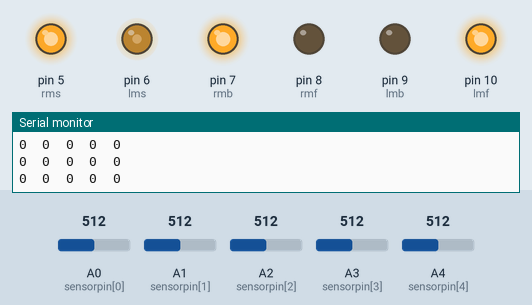
The program below on a simulated Arduino Uno, built with avr-gcc and run on an emulated ATmega328P. On the bench: output pins drawn as LEDs (lit = HIGH), the last lines printed to the serial monitor. The inputs (shaded band) are chosen by the test bench; at power-on: A0 (sensorpin[0]) = 512, A3 (sensorpin[3]) = 512, A1 (sensorpin[1]) = 512, A2 (sensorpin[2]) = 512, A4 (sensorpin[4]) = 512.

Above: at 1.4 s.
1.5 s: A0 (sensorpin[0]) set to 491
At 1.9 s:
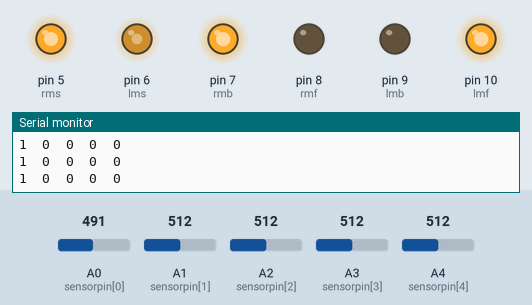
3.0 s: A3 (sensorpin[3]) set to 482
At 3.4 s:
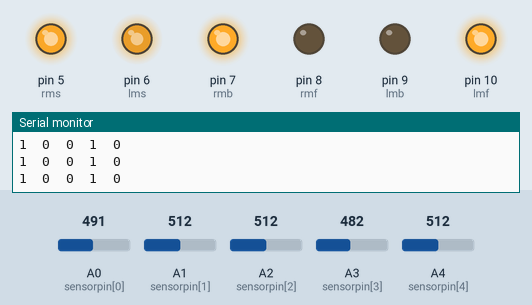
4.5 s: A0 (sensorpin[0]) set to 716
At 5.7 s:
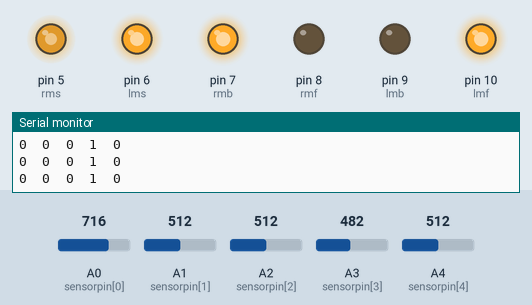
6.0 s: A3 (sensorpin[3]) set to 716
At 6.7 s:
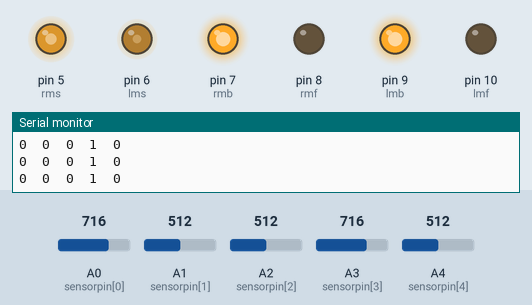
Timing chart, 0 to 8.5 s (numbered marks = the images above; inputs shaded):
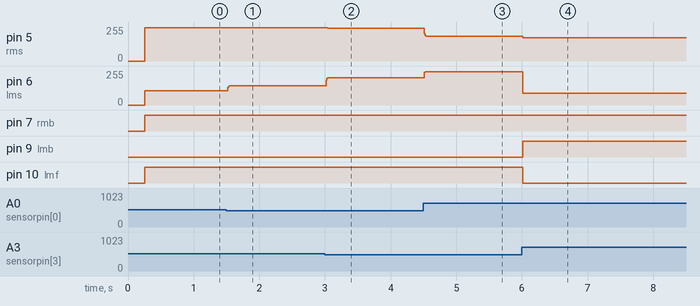

Measured:
- the behaviour switches between 501 and 500 on A3 (sensorpin[3]) (found by bisection; images 1 and 2)
- after the input at 1.5 s, pin 6 (lms): 106/255 → 145/255 at once
- after the input at 3.0 s, pin 5 (rms): 250/255 → 245/255 at once; pin 6 (lms): 145/255 → 205/255 at once
- after the input at 4.5 s, pin 5 (rms): 245/255 → 186/255 at once; pin 6 (lms): 205/255 → 250/255 at once
- after the input at 6.0 s, pin 5 (rms): 186/255 → 175/255 at once; pin 6 (lms): 250/255 → 87/255 at once; pin 9 (lmb): LOW → HIGH at once; pin 10 (lmf): HIGH → LOW at once

The program:

main.cpp
```cpp
#include <Arduino.h>

// motor pin defines
#define lmf 10 //IN1
#define lmb 9 //IN2
#define rmf 8 //IN3
#define rmb 7 //IN4
#define lms 6 //EnA
#define rms 5 //EnB

// declaration of necessary variable to line follow
const int refPosition = 3; // ideal position is the 4th IR on black line
const int sensorpinnumber = 5; // number of IR pins
const int sensorpin[sensorpinnumber] = {A0, A1, A2, A3, A4}; // pin number attached to each IR sensor
int s[sensorpinnumber], sum; // sum of active sensors
int position[sensorpinnumber] = { 1, 2, 3, 4, 5}; // weight of each position
int sensor; // sensor stores the weight of active sensors
int lbase = 225, rbase = 225; // base speed for each motor
int lmotor, rmotor; // speed of left and right motor
float avg = 0; // avg = ir[0]*1 + ir[1]*2 .... + ir[6]*7 / ir[0]+ir[1]+...+ir[6]
int kp = 40; // separate proportional gain for left and right motors
int kd = 0; // derivative gain
int PID; // separate PID values for left and right motors
float error, last_error;
char turn = 's';
int tsp = 175;  // turn speed
int max_speed = 250;
int threshold[5] = {500, 500, 500, 500, 500};

// motor driver function
void motor(int a, int b) {
    if (a > 0) {
        digitalWrite(lmf, 1);
        digitalWrite(lmb, 0);
    }
    else {
        a = -a;
        digitalWrite(lmf, 0);
        digitalWrite(lmb, 1);
    }
    if (b > 0) {
        digitalWrite(rmf, 0);
        digitalWrite(rmb, 1);
    }
    else {
        b = -b;
        digitalWrite(rmf, 1);
        digitalWrite(rmb, 0);
    }
    if (a > max_speed) a = max_speed;
    if (b > max_speed) b = max_speed;

    analogWrite(lms, a);
    analogWrite(rms, b);
}

// gives an average position of the IR array
void PID_reading() {
    sensor = 0;
    sum = 0;
    for (byte i = 0; i < sensorpinnumber; i++) {
        s[i] = analogRead(sensorpin[i]);
        // s[i] = map(s[i], 0, 1023, 0, 2000); // Mapping sensor values to a larger range

        s[i] = (s[i] > threshold[i]) ? 0 : 1; // Binary thresholding
        sensor += s[i] * position[i];
        sum += s[i];
    }
    if (sum) avg = sensor / (sum * 1.0); // Average value
}

void reading() {
    sensor = 0;
    sum = 0;
    for (byte i = 0; i < sensorpinnumber; i++) {
        s[i] = analogRead(sensorpin[i]);
        // s[i] = map(s[i], 0, 1023, 0, 2000); // Mapping sensor values to a larger range

        s[i] = (s[i] > threshold[i]) ? 0 : 1; // Binary thresholding
        sensor += s[i] * position[i];
        sum += s[i];
    }
}


void PID_LINE_FOLLOW() {
    while (1) {
        reading();
        if (sum == 0) {
            if (turn != 's') {
                delay(15); // Slight delay for stability
                motor(0, 0);
                (turn == 'r') ? motor(tsp, -tsp*.5) : motor(-tsp*.5, tsp);

                int stableReadCount = 0;  // Counter for stable readings
                while (stableReadCount < 5) {  // Require 5 consecutive stable readings
                    reading();
                    if (s[3] && (!s[2] || !s[4])) stableReadCount++;  // Increment if sensors detect the line
                    else stableReadCount = 0;  // Reset if any sensor fails
                }
                turn = 's';
            }
        }

        PID_reading();

        for(int i=0; i<5; i++){
            Serial.print(s[i]);
            Serial.print("\t");
        }
        Serial.println();

        error = refPosition - avg;
        PID = (0.3 * PID) + (0.7 * (error * kp + kd * (error - last_error)));

        last_error = error;
        lmotor = lbase - PID;
        rmotor = rbase + PID;


        // for debugging
        // Serial.print("L motor: ");
        // Serial.print(lmotor);
        // Serial.print("\t");
        // Serial.print("R motor: ");
        // Serial.print(rmotor);
        // Serial.println();


        motor(lmotor, rmotor);

        if (s[0] && !s[4]) turn = 'l';
        if (s[4] && !s[0]) turn = 'r';
        else if (sum == 5) {
            delay(20);
            reading();
            if (sum == 5) {
                motor(0, 0);
                while (sum == 5) reading();
            }
            else if (sum == 0) turn = 'r';
        }
    }
}

void setup() {
    Serial.begin(9600);

    int inpin[5] = {A0, A1, A2, A3, A4};
    int outpin[6] = {rmf, rmb, lmf, lmb, rms, lms};

    // set pin as input
    for (int i = 0; i < 5; i++) {
        pinMode(inpin[i], INPUT);
    }

    // set pin as output
    for (int i = 0; i < 6; i++) {
        pinMode(outpin[i], OUTPUT);
    }

    delay(250);
}

void loop() {
    PID_LINE_FOLLOW(); // line follow using PID
}
```
